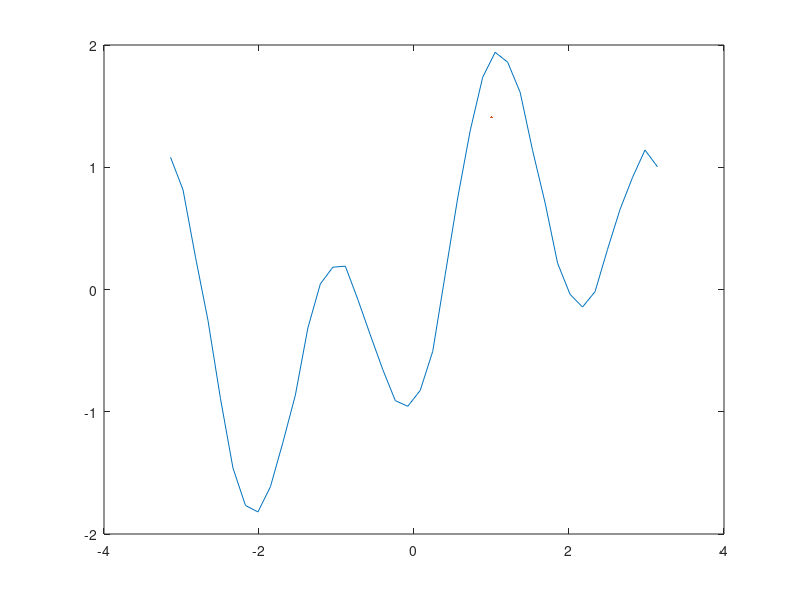
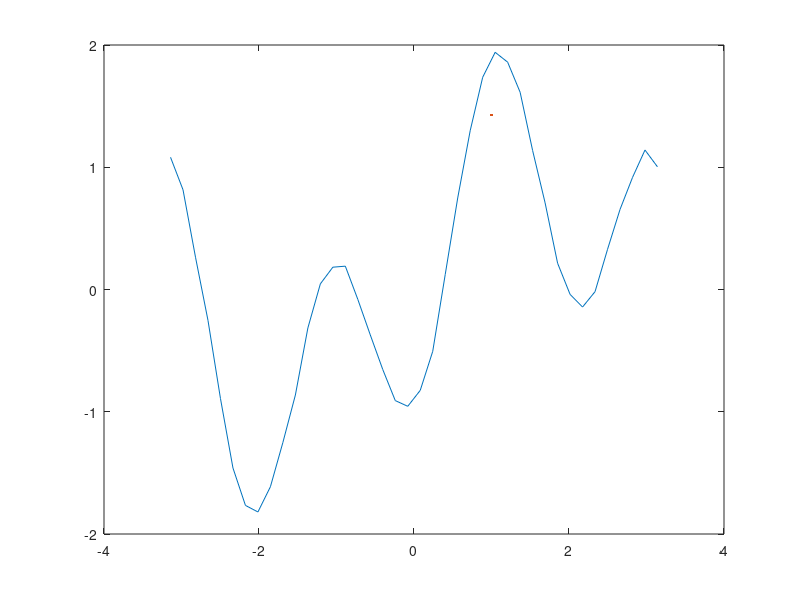

The MATLAB source for these figures, in order:
x0 = pi/4;
y = [1.081472368639318; 0.815623938503011; 0.264095434559032;
-0.252848906174545; -0.892111226657974; -1.459959155014975;
-1.766075861433004; -1.819704100115936; -1.613278176259043;
-1.250824907620662; -0.862891009748491; -0.314666627135050;
0.046156477792090; 0.182512161087846; 0.190879110714435;
-0.080869277646918; -0.371753017609851; -0.654997944383704;
-0.908605679502703; -0.955459143503488; -0.824901178793667;
-0.505623916026125; 0.122274653404417; 0.748401831158879;
1.299060920457728; 1.735835000538698; 1.940338650596930;
1.859694970292042; 1.613403187791179; 1.136844347208049;
0.708708595857479; 0.215190648098014; -0.039799084319580;
-0.143340812469280; -0.017595122703702; 0.328483160028172;
0.654742714596673; 0.916442688538714; 1.140889511394805;
1.003444608050291];

x = linspace(-pi,pi,length(y));

n = 10;
f = @(x) sin(x) - cos(3*x);

%polinomio minimi quadrati
coeff = polyfit(x,y,n);

coeff_pol = polyval(coeff,x0);

figure(1)
plot(x,y);
hold on;
plot(coeff_pol);

y_pari = y(2:2:length(y));
x_pari = x(2:2:length(x));

coeff_2 = polyfit(x_pari,y_pari,n);
coeff_pol_2 = polyval(coeff_2,x0);

fprintf('\n \t valore polinomio ricostruito in x0: %1.10f', coeff_pol);

fprintf('\n \t valore polinomio con elementi pari ricostruito in x0: %1.10f', coeff_pol_2);

figure(2)
plot(x,y);
hold on;
plot(coeff_pol_2);

err_ass = abs(f(x0) - coeff_pol);
err_ass_2 = abs(f(x0) - coeff_pol_2);


fprintf('\n \t errore polinomio ricostruito in x0: %1.10f', err_ass);

fprintf('\n \t errore polinomio ricostruito in x0: %1.10f', err_ass_2);

